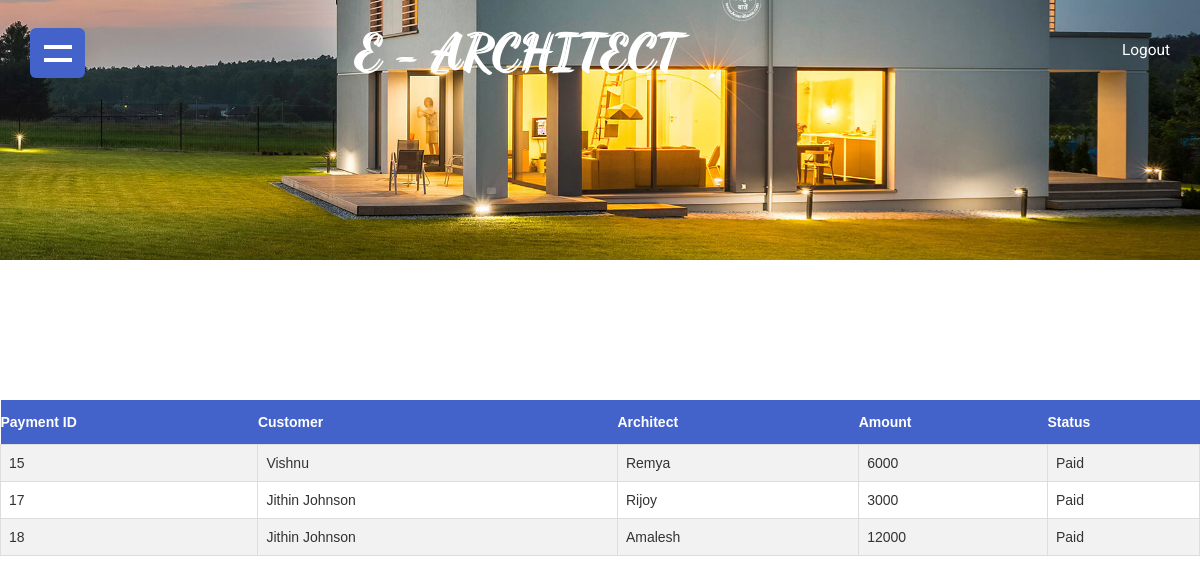
Screenshot of /AdminViewFeedback.php with the database file from the repository.
### tables this page shows
CREATE TABLE `payment` (
  `id` int(11) NOT NULL AUTO_INCREMENT,
  `customid` int(11) DEFAULT NULL,
  `amount` varchar(100) DEFAULT NULL,
  `status` varchar(100) DEFAULT NULL,
  PRIMARY KEY (`id`)
);

CREATE TABLE `customizedplan` (
  `customid` int(11) NOT NULL AUTO_INCREMENT,
  `plotsize` int(11) NOT NULL,
  `query` varchar(100) NOT NULL,
  `cid` int(11) NOT NULL,
  `status` varchar(15) NOT NULL,
  `aid` varchar(11) NOT NULL,
  `budget` varchar(100) NOT NULL,
  `dt` varchar(100) NOT NULL,
  PRIMARY KEY (`customid`)
);

CREATE TABLE `customer_reg` (
  `cid` int(11) NOT NULL AUTO_INCREMENT,
  `cname` varchar(50) NOT NULL,
  `address` varchar(50) NOT NULL,
  `district` varchar(50) NOT NULL,
  `location` varchar(50) NOT NULL,
  `mobile` varchar(15) NOT NULL,
  `email` varchar(50) NOT NULL,
  `password` varchar(50) NOT NULL,
  PRIMARY KEY (`cid`)
);

CREATE TABLE `staff_reg` (
  `sid` int(11) NOT NULL AUTO_INCREMENT,
  `sname` varchar(50) NOT NULL,
  `email` varchar(50) NOT NULL,
  `phone` varchar(50) NOT NULL,
  `password` varchar(50) NOT NULL,
  `photo` varchar(100) NOT NULL,
  PRIMARY KEY (`sid`)
);

### AdminViewFeedback.php (the view, shortened to what this page needs)
<?php
include 'connection.php';
include 'AdminPage.php';
?>
<form action="#" method="post" >
<table class="customers">
    <tr>
            <th>Payment ID</th>
            <th>Customer</th>
            <th>Architect</th>
            <th>Amount</th>
            <th>Status</th>
    </tr>
    <?php
      $s="SELECT * from payment p,customer_reg cr,customizedplan c,staff_reg s WHERE c.`customid`=p.`customid` AND c.`cid`= cr.`cid` AND s.`sid`=c.`aid` ";
      $r=mysqli_query($conn,$s);
      while($row=mysqli_fetch_array($r))
      {
        echo '<tr>';
        echo '<td>'.$row['customid'].'</td>';
        echo '<td>'.$row['cname'].'</td>';
        echo '<td>'.$row['sname'].'</td>';
        echo '<td>'.$row['amount'].'</td>';
        $z="SELECT * from payment";
        $ct=mysqli_query($conn,$z);
        $res=mysqli_fetch_array($ct);
        if($res){
          if($res[3]=='paid'){
            echo '<td>Paid</td>';
          }else{
          }
        }else{
          echo '<td>Not Paid</td>';
        }
    echo '</tr>';
      }
      ?>
    </table>

### AdminPage.php (shortened to what this page needs)
<!DOCTYPE html>
<html lang="en">
<head>
<link href="static/css/bootstrap.css" type="text/css" rel="stylesheet" media="all">
<link href="static/css/style.css" type="text/css" rel="stylesheet" media="all">
<link href="static/css/font-awesome.css" rel="stylesheet">
<link rel="stylesheet" href="static/css/lightbox.css">
</head>
<body>
	<div class="banner w3about">
		<div class="header">
			<div class="container">
				<div class="header-w3lsrow">
					<div class="menu">
						<div class="toggle"></div>
					</div>
					<div class="logo">
						<h1><a href="#">E - ARCHITECT</a></h1>
					</div>
					<div class="header-right">
						<ul>
							<li><a href="CommonHome.php" onclick="preventBack();">Logout</a></li>
						</ul>
					</div>
					<div class="clearfix"> </div>
				</div>
			</div>
		</div>
	</div>
	<div class="gallery">
	</div>
</body>
</html>

### static/css/style.css (style rules this page uses)
.customers { font-family: "Trebuchet MS", Arial, Helvetica, sans-serif; border-collapse: collapse; width: 100%; }
.customers td, #customers th { border: 1px solid #ddd; padding: 8px; }
.customers tr:nth-child(even) { background-color: #f2f2f2; }
.customers th { padding-top: 12px; padding-bottom: 12px; text-align: left; background-color: #4362ca; color: white; }
body { margin:0; font-family: 'Roboto', sans-serif; background: #fff; }
body a { transition: 0.5s all; -webkit-transition: 0.5s all; -moz-transition: 0.5s all; -o-transition: 0.5s all; -ms-transition: 0.5s all; text-decoration:none; outline:none; }
h1,h2,h3,h4,h5,h6 { margin:0; }
ul,label { margin:0; padding:0; }
.banner { background:url(../images/banner.jpg)no-repeat center bottom; -webkit-background-size:cover; -moz-background-size:cover; -o-background-size:cover; -ms-background-size:cover; background-size:cover; min-height: 790px; }
.header { padding-top: 2em; }
.header-w3lsrow { position: relative; }
.logo { float: left; width: 54%; text-align: right; padding-top: 0.5em; }
.header-right { float: right; padding-top: 0.8em; }
.logo h1 { font-size: 3.5em; line-height: 0.7em; text-transform: uppercase; font-weight: 700; text-shadow: 3px 2px 0px #fff; font-family: 'Dancing Script', cursive; }
.logo h1 a,.logo h1 a:hover { color: #FFFFFF; text-decoration: none; outline:none; }
.header-right ul { display:inline-block; padding: 0; }
.header-right ul li { display: inline-block; margin-left: 2em; }
.header-right ul li a { font-size: 1.1em; color: #fff; font-weight: 400; -webkit-transition: .5s all; transition: .5s all; -moz-transition: .5s all; }
.menu { display: inline-block; box-sizing: border-box; background: #4362ca; overflow: hidden; height: 50px; width: 55px; -webkit-border-radius: 6px; -moz-border-radius: 6px; -o-border-radius: 6px; -ms-border-radius: 6px; border-radius: 6px; position: absolute; -webkit-box-shadow: 0 8px 22px rgba(0, 0, 0, 0.1); -moz-box-shadow: 0 8px 22px rgba(0, 0, 0, 0.1); -o-box-shadow: 0 8px 22px rgba(0, 0, 0, 0.1); -ms-box-shadow: 0 8px 22px rgba(0, 0, 0, 0.1); box-shadow: 0 8px 22px rgba(0, 0, 0, 0.1); -webkit-transition: 1.3s cubic-bezier(0.15, 0, 0, 0.97); -moz-transition: 1.3s cubic-bezier(0.15, 0, 0, 0.97); -o-transition: 1.3s cubic-bezier(0.15, 0, 0, 0.97); -ms-transition: 1.3s cubic-bezier(0.15, 0, 0, 0.97); transition: 1.3s cubic-bezier(0.15, 0, 0, 0.97); left: 0; }
.toggle { position: relative; height: 50px; width: 55px; cursor: pointer; }
.toggle:after, .toggle:before { content: ''; background: #ffffff; width: 28px; height: 4.5px; margin: auto; position: absolute; top: 0; bottom: 0; right: 0; left: 0; -webkit-transition: 1.3s cubic-bezier(0.53, 0, 0.15, 1.3); -moz-transition: 1.3s cubic-bezier(0.53, 0, 0.15, 1.3); -o-transition: 1.3s cubic-bezier(0.53, 0, 0.15, 1.3); -ms-transition: 1.3s cubic-bezier(0.53, 0, 0.15, 1.3); transition: 1.3s cubic-bezier(0.53, 0, 0.15, 1.3); }
.toggle:before { top: -24%; }
.toggle:after { top: 28%; }
.welcome,.trips,.news,.about,.team,.services,.gallery,.contact,.codes { padding: 5em 0; }
.banner.w3about { min-height: 260px; }
@media (max-width:1440px) { .logo { width: 57%; } }

### static/css/lightbox.css (style rules this page uses)
body:after { content: url(../images/close.png) url(../images/prev.png) url(../images/next.png); display: none; }

### rows the page displays
payment: customid.customid "15", customer_reg.cname "Vishnu", staff_reg.sname "Remya", amount "6000", status "Paid"
payment: customid.customid "17", customer_reg.cname "Jithin Johnson", staff_reg.sname "Rijoy", amount "3000"
payment: customid.customid "18", customer_reg.cname "Jithin Johnson", staff_reg.sname "Amalesh", amount "12000"
